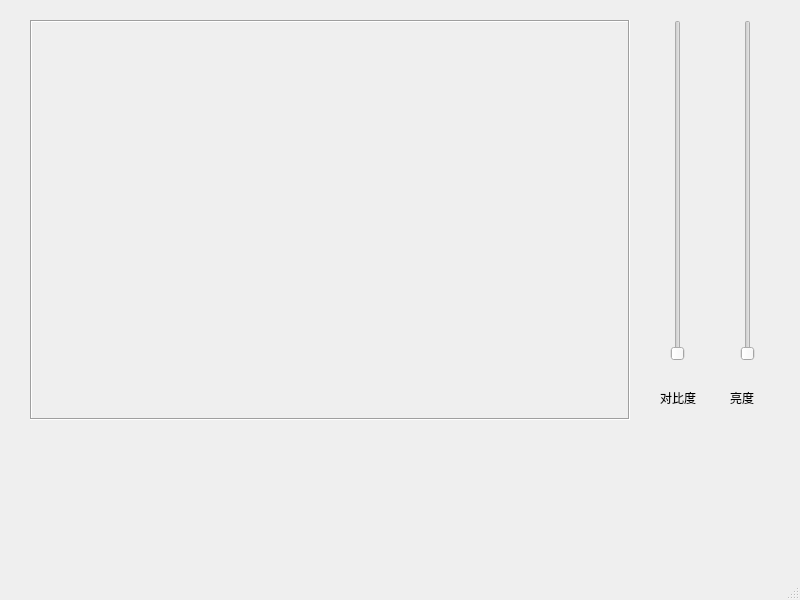
<?xml version="1.0" encoding="UTF-8"?>
<ui version="4.0">
 <class>MainWindow</class>
 <widget class="QMainWindow" name="MainWindow">
  <property name="geometry">
   <rect>
    <x>0</x>
    <y>0</y>
    <width>800</width>
    <height>600</height>
   </rect>
  </property>
  <property name="windowTitle">
   <string>MainWindow</string>
  </property>
  <widget class="QWidget" name="centralwidget">
   <widget class="QLabel" name="labView">
    <property name="geometry">
     <rect>
      <x>30</x>
      <y>20</y>
      <width>600</width>
      <height>400</height>
     </rect>
    </property>
    <property name="frameShape">
     <enum>QFrame::Box</enum>
    </property>
    <property name="frameShadow">
     <enum>QFrame::Sunken</enum>
    </property>
    <property name="text">
     <string/>
    </property>
   </widget>
   <widget class="QSlider" name="sliderContrast">
    <property name="geometry">
     <rect>
      <x>670</x>
      <y>20</y>
      <width>16</width>
      <height>341</height>
     </rect>
    </property>
    <property name="orientation">
     <enum>Qt::Vertical</enum>
    </property>
   </widget>
   <widget class="QSlider" name="sliderBright">
    <property name="geometry">
     <rect>
      <x>740</x>
      <y>20</y>
      <width>16</width>
      <height>341</height>
     </rect>
    </property>
    <property name="orientation">
     <enum>Qt::Vertical</enum>
    </property>
   </widget>
   <widget class="QLabel" name="label">
    <property name="geometry">
     <rect>
      <x>660</x>
      <y>390</y>
      <width>41</width>
      <height>16</height>
     </rect>
    </property>
    <property name="text">
     <string>对比度</string>
    </property>
   </widget>
   <widget class="QLabel" name="label_2">
    <property name="geometry">
     <rect>
      <x>730</x>
      <y>390</y>
      <width>31</width>
      <height>16</height>
     </rect>
    </property>
    <property name="text">
     <string>亮度</string>
    </property>
   </widget>
  </widget>
  <widget class="QMenuBar" name="menubar">
   <property name="geometry">
    <rect>
     <x>0</x>
     <y>0</y>
     <width>800</width>
     <height>22</height>
    </rect>
   </property>
  </widget>
  <widget class="QStatusBar" name="statusbar"/>
 </widget>
 <resources/>
 <connections/>
</ui>
